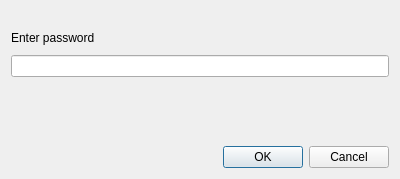
<?xml version="1.0" encoding="UTF-8"?>
<ui version="4.0">
 <class>PasswordDialog</class>
 <widget class="QDialog" name="PasswordDialog">
  <property name="geometry">
   <rect>
    <x>0</x>
    <y>0</y>
    <width>400</width>
    <height>179</height>
   </rect>
  </property>
  <property name="windowTitle">
   <string>Dialog</string>
  </property>
  <layout class="QVBoxLayout" name="verticalLayout_2">
   <item>
    <layout class="QVBoxLayout" name="verticalLayout">
     <property name="spacing">
      <number>10</number>
     </property>
     <property name="topMargin">
      <number>20</number>
     </property>
     <item>
      <widget class="QLabel" name="label">
       <property name="text">
        <string>Enter password</string>
       </property>
      </widget>
     </item>
     <item>
      <widget class="QLineEdit" name="lineEdit"/>
     </item>
     <item>
      <spacer name="verticalSpacer">
       <property name="orientation">
        <enum>Qt::Vertical</enum>
       </property>
       <property name="sizeHint" stdset="0">
        <size>
         <width>20</width>
         <height>40</height>
        </size>
       </property>
      </spacer>
     </item>
    </layout>
   </item>
   <item>
    <widget class="QDialogButtonBox" name="buttonBox">
     <property name="orientation">
      <enum>Qt::Horizontal</enum>
     </property>
     <property name="standardButtons">
      <set>QDialogButtonBox::Cancel|QDialogButtonBox::Ok</set>
     </property>
    </widget>
   </item>
  </layout>
 </widget>
 <resources/>
 <connections>
  <connection>
   <sender>buttonBox</sender>
   <signal>accepted()</signal>
   <receiver>PasswordDialog</receiver>
   <slot>accept()</slot>
   <hints>
    <hint type="sourcelabel">
     <x>248</x>
     <y>144</y>
    </hint>
    <hint type="destinationlabel">
     <x>157</x>
     <y>178</y>
    </hint>
   </hints>
  </connection>
  <connection>
   <sender>buttonBox</sender>
   <signal>rejected()</signal>
   <receiver>PasswordDialog</receiver>
   <slot>reject()</slot>
   <hints>
    <hint type="sourcelabel">
     <x>316</x>
     <y>150</y>
    </hint>
    <hint type="destinationlabel">
     <x>286</x>
     <y>178</y>
    </hint>
   </hints>
  </connection>
 </connections>
</ui>
